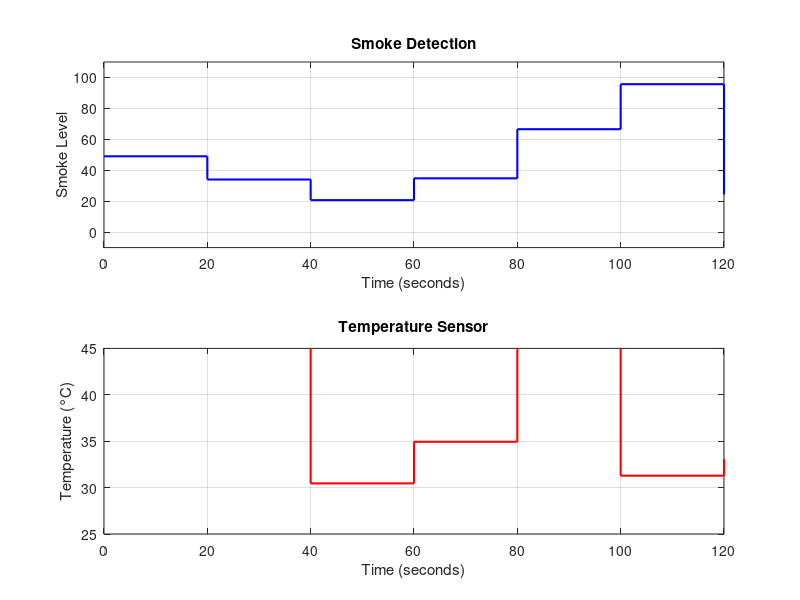

This figure's MATLAB source:
% Simulation parameters
simulationTime = 120;  % Simulation time in seconds
sampleTime = 20;       % Sample time in seconds
time = 0:sampleTime:simulationTime;

% Sensor data arrays
smokeDetect = zeros(size(time));
temperatureSensor = zeros(size(time));

% Water pump activation
waterPump = zeros(size(time));

% Sensor thresholds
smokeThreshold = 60;
temperatureThreshold = 25;  % Adjust based on room temperature (30°C in this case)

% Room temperature
roomTemperature = 30;

% Simulation loop
for i = 1:length(time)
  % Simulate sensor readings
  smoke = rand() * 100;  % Random smoke level (replace with actual sensor data)
  temperature = rand() * 50 + roomTemperature;  % Random temperature + room temperature offset


  % Record sensor data
  smokeDetect(i) = smoke;
  temperatureSensor(i) = temperature;
 

  % Fire detection logic
  fireDetected = false;
  if smoke > smokeThreshold || temperature - roomTemperature > temperatureThreshold 
    fireDetected = true;
  end

  % Water pump activation
  if fireDetected
    waterPump(i) = 1;
  else
    waterPump(i) = 0;
  end

  % Display information
  fprintf('Time: %ds - Smoke: %0.2f, Temperature: %0.2f \n', time(i), smoke, temperature);
  if fireDetected
    fprintf('Fire detected! \n');
  else
    fprintf('No fire detected.\n');
  end

  pause(sampleTime);
end

% Plot the results
figure;

subplot(2,1,1);
stairs(time, smokeDetect, 'b-', 'LineWidth', 1.5);
title('Smoke Detection');
xlabel('Time (seconds)');
ylabel('Smoke Level');
ylim([-10 110]);
grid on;

subplot(2,1,2);
stairs(time, temperatureSensor, 'r-', 'LineWidth', 1.5);
title('Temperature Sensor');
xlabel('Time (seconds)');
ylabel('Temperature (°C)');
ylim([25 45]);
grid on;

